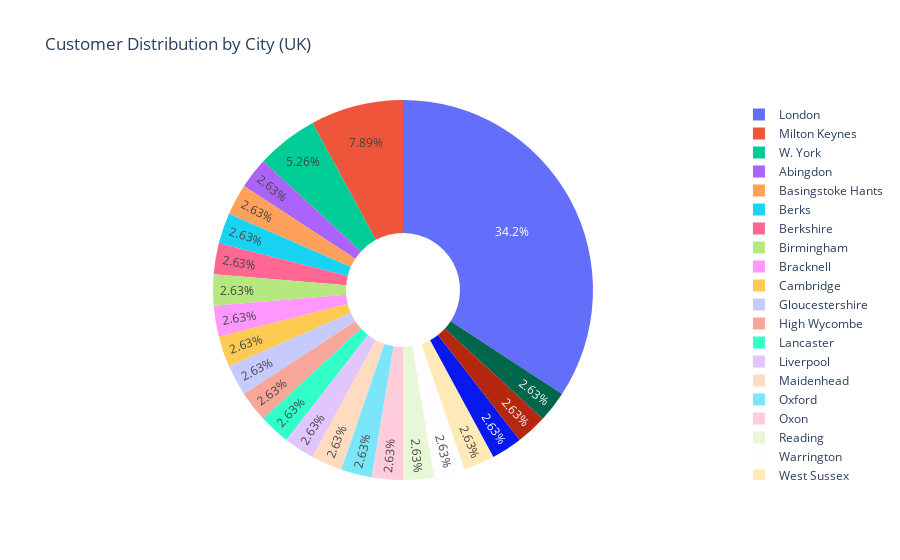

The code cell stored with this chart in its notebook:
### Code cell
import plotly.express as px


uk_customers = customer_location[customer_location["CountryRegion"] == "UK"]

uk_city_counts = (
    uk_customers.groupby("City")["CustomerID"]
    .nunique()
    .reset_index(name="CustomerCount")
)

fig = px.pie(
    uk_city_counts,
    names="City",
    values="CustomerCount",
    title="Customer Distribution by City (UK)",
    hole=0.3  
)

fig.show()

### Figure 1 — Plotly figure (JSON) as saved in the notebook; plotly's stock layout.template omitted (floating-point values rounded to 4 significant figures)
{"data": [{"domain": {"x": [0, 1], "y": [0, 1]}, "hole": 0.3, "hovertemplate": "City=%{label}<br>CustomerCount=%{value}<extra></extra>", "labels": ["Abingdon", "Basingstoke Hants", "Berks", "Berkshire", "Birmingham", "Bracknell", "Cambridge", "Gloucestershire", "High Wycombe", "Lancaster", "Liverpool", "London", "Maidenhead", "Milton Keynes", "Oxford", "Oxon", "Reading", "W. York", "Warrington", "West Sussex", "Wokingham", "Woolston", "York"], "legendgroup": "", "name": "", "showlegend": true, "type": "pie", "values": [1, 1, 1, 1, 1, 1, 1, 1, 1, 1, 1, 13, 1, 3, 1, 1, 1, 2, 1, 1, 1, 1, 1]}], "layout": {"legend": {"tracegroupgap": 0}, "title": {"text": "Customer Distribution by City (UK)"}}}
